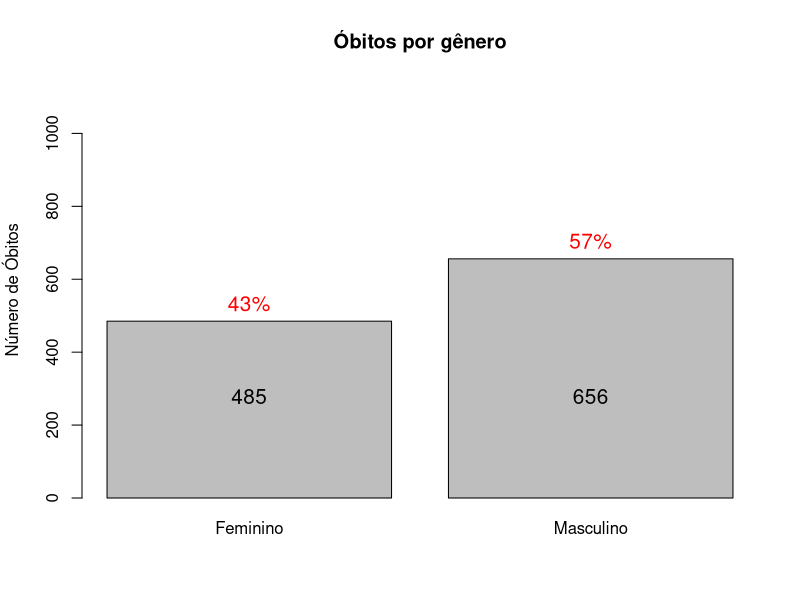
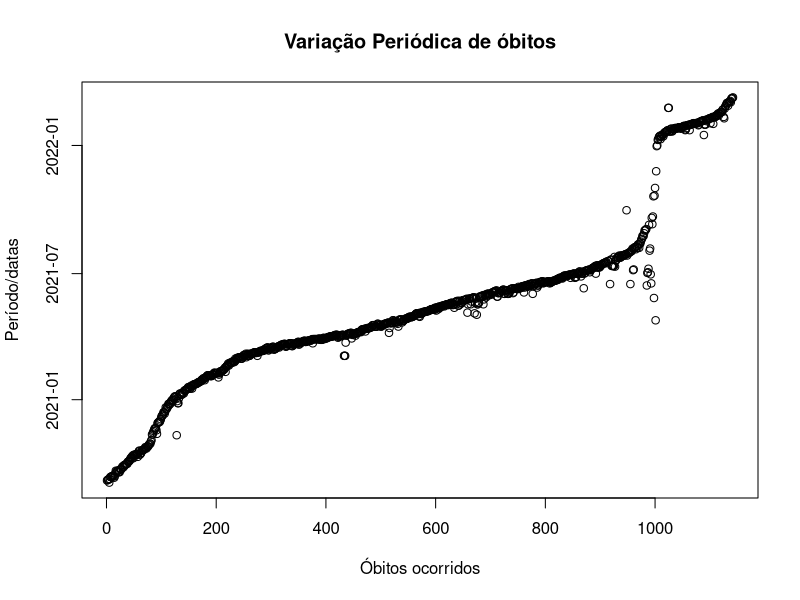
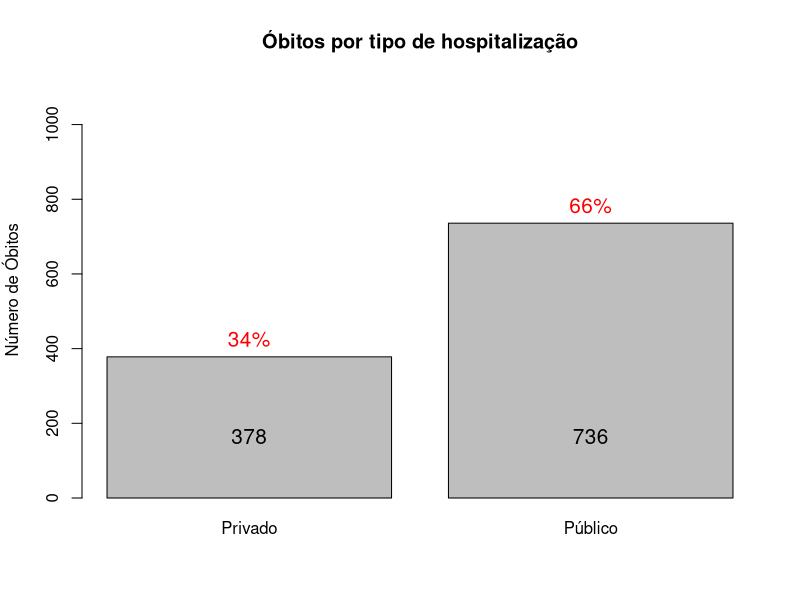
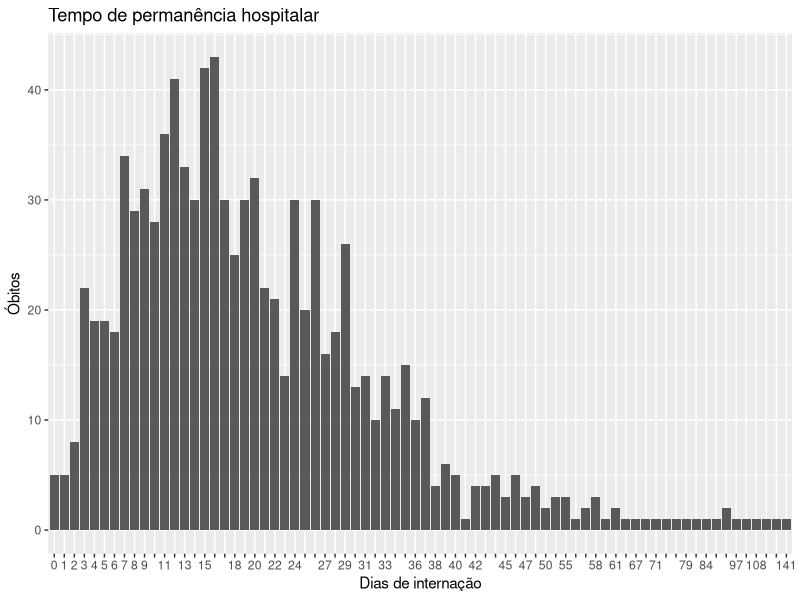

Write R code to recreate these figures, in order.
## ---- chunk 1
knitr::opts_chunk$set(echo = TRUE)
## ---- chunk 2
library(readxl)

df.mortes <- read_excel("../dados/covid_19_bauru_mortes.xlsx", col_types = c("date", "text", "numeric", "date","text","text", "date", "numeric"))

temp.sexo <- df.mortes$sexo[!is.na(df.mortes$sexo)]
pct.sexo = round(unname(table(temp.sexo)) / sum(unname(table(temp.sexo)))*100,0)
pct.sexo = paste0(pct.sexo, "%")

graph.sex <- barplot(table(temp.sexo), main = "Óbitos por gênero",
        ylab = "Número de Óbitos", ylim = c(0,sum(unname(table(temp.sexo)))),
        #legend.text = pct.sexo,
        names.arg = c("Feminino", "Masculino"))
text(x = graph.sex, y = table(temp.sexo), label = pct.sexo, pos = 3, cex = 1.25, col = "red")
axis(1, at=graph.sex, labels=table(temp.sexo), tick=F, las=1, line=-6.5, cex.axis=1.25)
## ---- chunk 3
library(readxl)

planilha <- read_excel("../dados/covid_19_bauru_mortes.xlsx")
Comorbidades <- planilha$'comorbidade'

dataFrame <- data.frame(table(Comorbidades))
Qtde <- dataFrame$Freq

sortedDataFrame <- dataFrame[order(-Qtde),]
firstSixRows <- head(sortedDataFrame)
firstSixRows
## ---- chunk 4
library(readxl)
df.mortes <- read_excel("../dados/covid_19_bauru_mortes.xlsx", 
                        col_types = c("date", "text", "numeric", "date","text","text", "date", "numeric"))

plot(df.mortes$data_obito, main = "Variação Periódica de óbitos", 
     xlab = "Óbitos ocorridos", ylab = "Período/datas")
## ---- chunk 5
library(readxl)
df.mortes <- read_excel("../dados/covid_19_bauru_mortes.xlsx", 
                        col_types = c("date", "text", "numeric", "date","text","text", "date", "numeric"))

temp.hosp <- df.mortes$tipo_hosp[!is.na(df.mortes$tipo_hosp)]
pct.hosp = round(unname(table(temp.hosp)) / sum(unname(table(temp.hosp)))*100,0)
pct.hosp = paste0(pct.hosp, "%")
graph.hosp <- barplot(table(temp.hosp), main = "Óbitos por tipo de hospitalização", ylab = "Número de Óbitos", ylim = c(0,sum(unname(table(temp.hosp)))), names.arg = c("Privado", "Público")) 
text(x = graph.hosp, y = table(temp.hosp), label = pct.hosp, pos = 3, cex = 1.25, col = "red")
axis(1, at=graph.hosp, labels=table(temp.hosp), tick=F, las=1, line=-4.5, cex.axis=1.25)
## ---- chunk 6
library(ggplot2)
library(readxl)
dados <- read_excel("../dados/covid_19_bauru_mortes.xlsx")
tempo <- difftime(as.Date(dados$'data_obito'), as.Date(dados$'inicio_sintoma'), units = "days")

ggplot(as.data.frame(table(tempo)), aes(x = tempo, y = Freq),) + scale_x_discrete(guide = guide_axis(check.overlap = TRUE)) + labs(x = "Dias de internação", y = "Óbitos", fill = "Dias") + ggtitle("Tempo de permanência hospitalar") + theme(legend.position = "none") + geom_bar(stat="identity", position="stack") + geom_col(width=0.8)
## ---- chunk 7
# A planilha original foi alterada substituindo os espaços em branco por 0 na coluna 'doses_vacina'.
# Dessa forma a tabela fica da seguinte forma apresentada.

library(readxl)
options(max.print=1200)

planilha <- read_excel("../dados/covid_19_bauru_mortes.xlsx")
Doses <- planilha$'doses_vacina'

as.data.frame(table(Doses))
